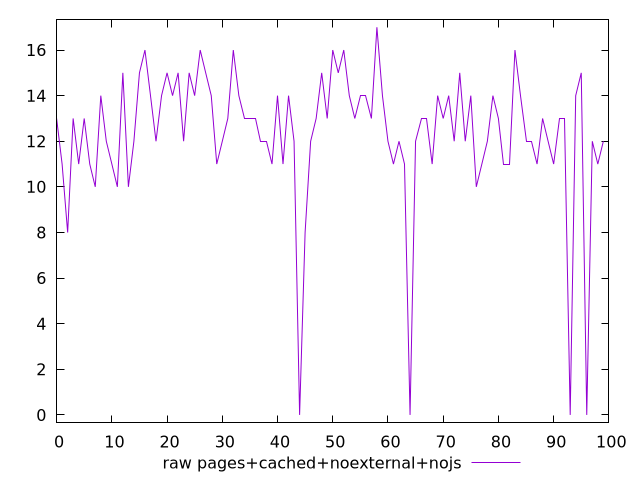

This chart was generated by the following gnuplot code:
$_rawPagesCachedNoexternalNojs <<EOF
13
11
8
13
11
13
11
10
14
12
11
10
15
10
12
15
16
14
12
14
15
14
15
12
15
14
16
15
14
11
12
13
16
14
13
13
13
12
12
11
14
11
14
12
0
8
12
13
15
13
16
15
16
14
13
14
14
13
17
14
12
11
12
11
0
12
13
13
11
14
13
14
12
15
12
14
10
11
12
14
13
11
11
16
14
12
12
11
13
12
11
13
13
0
14
15
0
12
11
12
EOF
set key outside below
set terminal pngcairo
set output "report_00005_2020-11-02T22-26-11.212Z/render-blocking-resources/pages+cached+noexternal+nojs//raw.png"
set yrange [-0.34:17.34]
plot $_rawPagesCachedNoexternalNojs title "raw pages+cached+noexternal+nojs" with line ,
